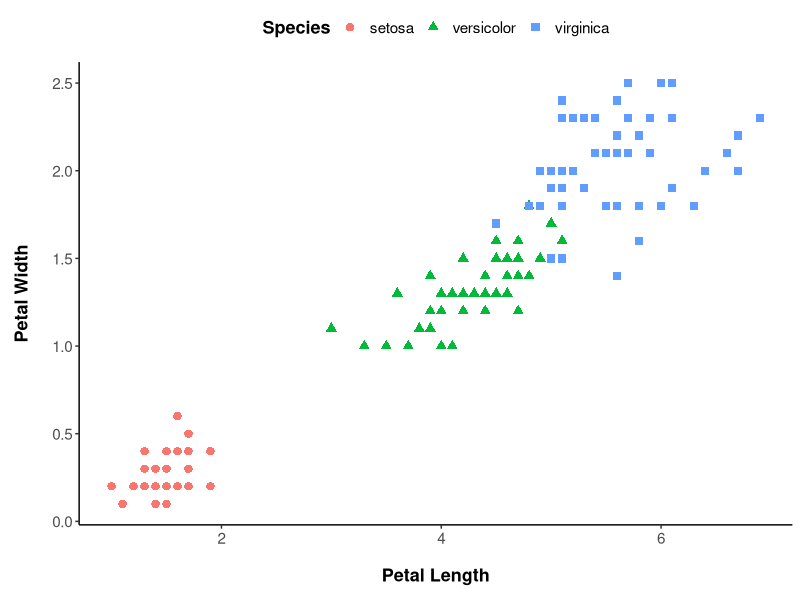

Write R code to recreate this figure.
library(tidyverse)

iris %>%
  ggplot(aes(x = Petal.Length, y = Petal.Width, shape = Species, color = Species)) +
  geom_point(size = 2.5) + # enlarges the points on the graph
  labs(x = 'Petal Length',
       y = 'Petal Width') +
  theme_classic() + # theme with no grid lines
  theme(
    axis.title.y = element_text(face = 'bold', color = 'black', margin = margin(t = 0, r = 15, b = 0, l = 5),size=13), # creates bold labels and space around the margins of the labels
    axis.title.x = element_text(face = 'bold', color = 'black',
                                margin = margin(t = 15, r = 0, b = 5, l = 0),size=13),
    axis.text.x = element_text(size = 11),  # enlarges the font size of the x and y axis values
    axis.text.y = element_text(size = 11),
    legend.position = 'top',                # places the legend on top with a bold title and larger text
    legend.text = element_text(size = 11),
    legend.title = element_text(face = "bold", size=13))
